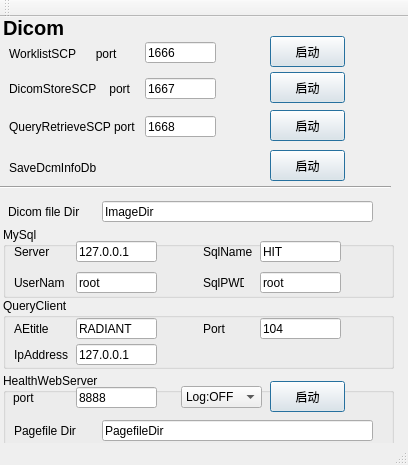
<?xml version="1.0" encoding="UTF-8"?>
<ui version="4.0">
 <class>HMainWindow</class>
 <widget class="QMainWindow" name="HMainWindow">
  <property name="geometry">
   <rect>
    <x>0</x>
    <y>0</y>
    <width>408</width>
    <height>465</height>
   </rect>
  </property>
  <property name="windowTitle">
   <string>HMainWindow</string>
  </property>
  <widget class="QWidget" name="centralWidget">
   <widget class="QLabel" name="label_wlm">
    <property name="geometry">
     <rect>
      <x>9</x>
      <y>27</y>
      <width>131</width>
      <height>20</height>
     </rect>
    </property>
    <property name="text">
     <string>WorklistSCP      port</string>
    </property>
   </widget>
   <widget class="QLabel" name="label_store">
    <property name="geometry">
     <rect>
      <x>9</x>
      <y>62</y>
      <width>131</width>
      <height>20</height>
     </rect>
    </property>
    <property name="text">
     <string>DicomStoreSCP    port</string>
    </property>
   </widget>
   <widget class="QPushButton" name="Dcm2DB">
    <property name="geometry">
     <rect>
      <x>270</x>
      <y>133</y>
      <width>75</width>
      <height>31</height>
     </rect>
    </property>
    <property name="toolTip">
     <string>&lt;html&gt;&lt;head/&gt;&lt;body&gt;&lt;p&gt;manage dicom info to mysql&lt;/p&gt;&lt;/body&gt;&lt;/html&gt;</string>
    </property>
    <property name="text">
     <string>启动</string>
    </property>
    <property name="default">
     <bool>true</bool>
    </property>
    <property name="flat">
     <bool>false</bool>
    </property>
   </widget>
   <widget class="QLabel" name="label_qrscp_2">
    <property name="geometry">
     <rect>
      <x>8</x>
      <y>185</y>
      <width>91</width>
      <height>20</height>
     </rect>
    </property>
    <property name="text">
     <string>Dicom file Dir</string>
    </property>
   </widget>
   <widget class="QPushButton" name="StoreSCP">
    <property name="geometry">
     <rect>
      <x>270</x>
      <y>55</y>
      <width>75</width>
      <height>31</height>
     </rect>
    </property>
    <property name="toolTip">
     <string>&lt;html&gt;&lt;head/&gt;&lt;body&gt;&lt;p&gt;run store scp&lt;/p&gt;&lt;/body&gt;&lt;/html&gt;</string>
    </property>
    <property name="text">
     <string>启动</string>
    </property>
    <property name="default">
     <bool>true</bool>
    </property>
    <property name="flat">
     <bool>false</bool>
    </property>
   </widget>
   <widget class="QLabel" name="label_Dcm2Db">
    <property name="geometry">
     <rect>
      <x>9</x>
      <y>141</y>
      <width>131</width>
      <height>20</height>
     </rect>
    </property>
    <property name="text">
     <string>SaveDcmInfoDb</string>
    </property>
   </widget>
   <widget class="QPushButton" name="WLMSCP">
    <property name="geometry">
     <rect>
      <x>270</x>
      <y>19</y>
      <width>75</width>
      <height>31</height>
     </rect>
    </property>
    <property name="toolTip">
     <string>&lt;html&gt;&lt;head/&gt;&lt;body&gt;&lt;p&gt;run worklist scp&lt;/p&gt;&lt;/body&gt;&lt;/html&gt;</string>
    </property>
    <property name="text">
     <string>启动</string>
    </property>
    <property name="default">
     <bool>true</bool>
    </property>
    <property name="flat">
     <bool>false</bool>
    </property>
   </widget>
   <widget class="QLineEdit" name="port_wlm">
    <property name="geometry">
     <rect>
      <x>145</x>
      <y>25</y>
      <width>71</width>
      <height>21</height>
     </rect>
    </property>
    <property name="layoutDirection">
     <enum>Qt::LeftToRight</enum>
    </property>
    <property name="text">
     <string>1666</string>
    </property>
   </widget>
   <widget class="QLineEdit" name="port_store">
    <property name="geometry">
     <rect>
      <x>145</x>
      <y>61</y>
      <width>71</width>
      <height>21</height>
     </rect>
    </property>
    <property name="layoutDirection">
     <enum>Qt::LeftToRight</enum>
    </property>
    <property name="text">
     <string>1667</string>
    </property>
   </widget>
   <widget class="QLineEdit" name="port_qr">
    <property name="geometry">
     <rect>
      <x>145</x>
      <y>99</y>
      <width>71</width>
      <height>21</height>
     </rect>
    </property>
    <property name="layoutDirection">
     <enum>Qt::LeftToRight</enum>
    </property>
    <property name="text">
     <string>1668</string>
    </property>
   </widget>
   <widget class="QLabel" name="label_UI">
    <property name="geometry">
     <rect>
      <x>3</x>
      <y>0</y>
      <width>61</width>
      <height>21</height>
     </rect>
    </property>
    <property name="font">
     <font>
      <family>MS Sans Serif</family>
      <pointsize>15</pointsize>
      <weight>75</weight>
      <bold>true</bold>
     </font>
    </property>
    <property name="text">
     <string>Dicom</string>
    </property>
   </widget>
   <widget class="QPushButton" name="QRSCP">
    <property name="geometry">
     <rect>
      <x>270</x>
      <y>93</y>
      <width>75</width>
      <height>31</height>
     </rect>
    </property>
    <property name="toolTip">
     <string>&lt;html&gt;&lt;head/&gt;&lt;body&gt;&lt;p&gt;run queryRe scp&lt;/p&gt;&lt;/body&gt;&lt;/html&gt;</string>
    </property>
    <property name="text">
     <string>启动</string>
    </property>
    <property name="default">
     <bool>true</bool>
    </property>
    <property name="flat">
     <bool>false</bool>
    </property>
   </widget>
   <widget class="QLabel" name="label_qrscp">
    <property name="geometry">
     <rect>
      <x>9</x>
      <y>100</y>
      <width>131</width>
      <height>20</height>
     </rect>
    </property>
    <property name="text">
     <string>QueryRetrieveSCP port</string>
    </property>
   </widget>
   <widget class="QLineEdit" name="Dir_Store">
    <property name="geometry">
     <rect>
      <x>102</x>
      <y>184</y>
      <width>271</width>
      <height>21</height>
     </rect>
    </property>
    <property name="layoutDirection">
     <enum>Qt::LeftToRight</enum>
    </property>
    <property name="text">
     <string>ImageDir</string>
    </property>
   </widget>
   <widget class="QLabel" name="mysqlServer">
    <property name="geometry">
     <rect>
      <x>14</x>
      <y>227</y>
      <width>51</width>
      <height>16</height>
     </rect>
    </property>
    <property name="text">
     <string>Server</string>
    </property>
   </widget>
   <widget class="QLineEdit" name="mysqlServerValue">
    <property name="geometry">
     <rect>
      <x>76</x>
      <y>224</y>
      <width>81</width>
      <height>21</height>
     </rect>
    </property>
    <property name="layoutDirection">
     <enum>Qt::LeftToRight</enum>
    </property>
    <property name="text">
     <string>127.0.0.1</string>
    </property>
   </widget>
   <widget class="QLineEdit" name="mysqldbNameValue">
    <property name="geometry">
     <rect>
      <x>260</x>
      <y>224</y>
      <width>81</width>
      <height>21</height>
     </rect>
    </property>
    <property name="layoutDirection">
     <enum>Qt::LeftToRight</enum>
    </property>
    <property name="text">
     <string>HIT</string>
    </property>
   </widget>
   <widget class="QLabel" name="MySqldbName">
    <property name="geometry">
     <rect>
      <x>203</x>
      <y>227</y>
      <width>51</width>
      <height>16</height>
     </rect>
    </property>
    <property name="text">
     <string>SqlName</string>
    </property>
   </widget>
   <widget class="QLineEdit" name="mysqlUserNameValue">
    <property name="geometry">
     <rect>
      <x>76</x>
      <y>255</y>
      <width>81</width>
      <height>21</height>
     </rect>
    </property>
    <property name="layoutDirection">
     <enum>Qt::LeftToRight</enum>
    </property>
    <property name="text">
     <string>root</string>
    </property>
   </widget>
   <widget class="QLabel" name="mysqlUserName">
    <property name="geometry">
     <rect>
      <x>14</x>
      <y>258</y>
      <width>51</width>
      <height>16</height>
     </rect>
    </property>
    <property name="text">
     <string>UserName</string>
    </property>
   </widget>
   <widget class="QLabel" name="mysqlPWD">
    <property name="geometry">
     <rect>
      <x>203</x>
      <y>258</y>
      <width>41</width>
      <height>16</height>
     </rect>
    </property>
    <property name="text">
     <string>SqlPWD</string>
    </property>
   </widget>
   <widget class="QLineEdit" name="mysqlPWDValue">
    <property name="geometry">
     <rect>
      <x>260</x>
      <y>255</y>
      <width>81</width>
      <height>21</height>
     </rect>
    </property>
    <property name="layoutDirection">
     <enum>Qt::LeftToRight</enum>
    </property>
    <property name="text">
     <string>root</string>
    </property>
   </widget>
   <widget class="QLineEdit" name="AEtitle">
    <property name="geometry">
     <rect>
      <x>76</x>
      <y>301</y>
      <width>81</width>
      <height>21</height>
     </rect>
    </property>
    <property name="layoutDirection">
     <enum>Qt::LeftToRight</enum>
    </property>
    <property name="text">
     <string>RADIANT</string>
    </property>
   </widget>
   <widget class="QLabel" name="mysqlServer_2">
    <property name="geometry">
     <rect>
      <x>14</x>
      <y>304</y>
      <width>51</width>
      <height>16</height>
     </rect>
    </property>
    <property name="text">
     <string>AEtitle</string>
    </property>
   </widget>
   <widget class="QLabel" name="clientPort">
    <property name="geometry">
     <rect>
      <x>203</x>
      <y>304</y>
      <width>31</width>
      <height>16</height>
     </rect>
    </property>
    <property name="text">
     <string>Port</string>
    </property>
   </widget>
   <widget class="QLineEdit" name="clientPortValue">
    <property name="geometry">
     <rect>
      <x>260</x>
      <y>301</y>
      <width>81</width>
      <height>21</height>
     </rect>
    </property>
    <property name="layoutDirection">
     <enum>Qt::LeftToRight</enum>
    </property>
    <property name="text">
     <string>104</string>
    </property>
   </widget>
   <widget class="QLabel" name="IpAddress">
    <property name="geometry">
     <rect>
      <x>14</x>
      <y>330</y>
      <width>61</width>
      <height>16</height>
     </rect>
    </property>
    <property name="text">
     <string>IpAddress</string>
    </property>
   </widget>
   <widget class="QLineEdit" name="IpAddressValue">
    <property name="geometry">
     <rect>
      <x>76</x>
      <y>327</y>
      <width>81</width>
      <height>21</height>
     </rect>
    </property>
    <property name="layoutDirection">
     <enum>Qt::LeftToRight</enum>
    </property>
    <property name="text">
     <string>127.0.0.1</string>
    </property>
   </widget>
   <widget class="QLabel" name="label_webserver">
    <property name="geometry">
     <rect>
      <x>13</x>
      <y>371</y>
      <width>71</width>
      <height>20</height>
     </rect>
    </property>
    <property name="text">
     <string>port</string>
    </property>
   </widget>
   <widget class="QLineEdit" name="port_webserver">
    <property name="geometry">
     <rect>
      <x>76</x>
      <y>370</y>
      <width>81</width>
      <height>21</height>
     </rect>
    </property>
    <property name="layoutDirection">
     <enum>Qt::LeftToRight</enum>
    </property>
    <property name="text">
     <string>8888</string>
    </property>
   </widget>
   <widget class="QPushButton" name="WebServer">
    <property name="geometry">
     <rect>
      <x>270</x>
      <y>364</y>
      <width>75</width>
      <height>31</height>
     </rect>
    </property>
    <property name="toolTip">
     <string>&lt;html&gt;&lt;head/&gt;&lt;body&gt;&lt;p&gt;run webserver&lt;/p&gt;&lt;/body&gt;&lt;/html&gt;</string>
    </property>
    <property name="text">
     <string>启动</string>
    </property>
    <property name="default">
     <bool>true</bool>
    </property>
    <property name="flat">
     <bool>false</bool>
    </property>
   </widget>
   <widget class="Line" name="line_2">
    <property name="geometry">
     <rect>
      <x>0</x>
      <y>162</y>
      <width>391</width>
      <height>16</height>
     </rect>
    </property>
    <property name="orientation">
     <enum>Qt::Horizontal</enum>
    </property>
   </widget>
   <widget class="QLabel" name="label_PagefileDir">
    <property name="geometry">
     <rect>
      <x>14</x>
      <y>404</y>
      <width>81</width>
      <height>20</height>
     </rect>
    </property>
    <property name="text">
     <string>Pagefile Dir</string>
    </property>
   </widget>
   <widget class="QLineEdit" name="Dir_Pagefile">
    <property name="geometry">
     <rect>
      <x>102</x>
      <y>403</y>
      <width>271</width>
      <height>21</height>
     </rect>
    </property>
    <property name="layoutDirection">
     <enum>Qt::LeftToRight</enum>
    </property>
    <property name="text">
     <string>PagefileDir</string>
    </property>
   </widget>
   <widget class="QGroupBox" name="groupBox">
    <property name="geometry">
     <rect>
      <x>3</x>
      <y>281</y>
      <width>391</width>
      <height>71</height>
     </rect>
    </property>
    <property name="title">
     <string>QueryClient</string>
    </property>
   </widget>
   <widget class="QGroupBox" name="groupBox_2">
    <property name="geometry">
     <rect>
      <x>3</x>
      <y>356</y>
      <width>391</width>
      <height>81</height>
     </rect>
    </property>
    <property name="title">
     <string>HealthWebServer</string>
    </property>
    <widget class="QComboBox" name="comLevel">
     <property name="geometry">
      <rect>
       <x>178</x>
       <y>13</y>
       <width>81</width>
       <height>22</height>
      </rect>
     </property>
     <property name="currentIndex">
      <number>4</number>
     </property>
     <item>
      <property name="text">
       <string>Log:INFO</string>
      </property>
     </item>
     <item>
      <property name="text">
       <string>Log:WARN</string>
      </property>
     </item>
     <item>
      <property name="text">
       <string>Log:ERROR</string>
      </property>
     </item>
     <item>
      <property name="text">
       <string>Log:FATAL</string>
      </property>
     </item>
     <item>
      <property name="text">
       <string>Log:OFF</string>
      </property>
     </item>
    </widget>
   </widget>
   <widget class="QGroupBox" name="groupBox_3">
    <property name="geometry">
     <rect>
      <x>3</x>
      <y>210</y>
      <width>391</width>
      <height>71</height>
     </rect>
    </property>
    <property name="title">
     <string>MySql</string>
    </property>
   </widget>
   <zorder>groupBox_2</zorder>
   <zorder>groupBox_3</zorder>
   <zorder>groupBox</zorder>
   <zorder>label_wlm</zorder>
   <zorder>label_store</zorder>
   <zorder>Dcm2DB</zorder>
   <zorder>label_qrscp_2</zorder>
   <zorder>StoreSCP</zorder>
   <zorder>label_Dcm2Db</zorder>
   <zorder>WLMSCP</zorder>
   <zorder>port_wlm</zorder>
   <zorder>port_store</zorder>
   <zorder>port_qr</zorder>
   <zorder>label_UI</zorder>
   <zorder>QRSCP</zorder>
   <zorder>label_qrscp</zorder>
   <zorder>Dir_Store</zorder>
   <zorder>mysqlServer</zorder>
   <zorder>mysqlServerValue</zorder>
   <zorder>mysqldbNameValue</zorder>
   <zorder>MySqldbName</zorder>
   <zorder>mysqlUserNameValue</zorder>
   <zorder>mysqlUserName</zorder>
   <zorder>mysqlPWD</zorder>
   <zorder>mysqlPWDValue</zorder>
   <zorder>AEtitle</zorder>
   <zorder>mysqlServer_2</zorder>
   <zorder>clientPort</zorder>
   <zorder>clientPortValue</zorder>
   <zorder>IpAddress</zorder>
   <zorder>IpAddressValue</zorder>
   <zorder>label_webserver</zorder>
   <zorder>port_webserver</zorder>
   <zorder>WebServer</zorder>
   <zorder>line_2</zorder>
   <zorder>label_PagefileDir</zorder>
   <zorder>Dir_Pagefile</zorder>
  </widget>
  <widget class="QToolBar" name="mainToolBar">
   <attribute name="toolBarArea">
    <enum>TopToolBarArea</enum>
   </attribute>
   <attribute name="toolBarBreak">
    <bool>false</bool>
   </attribute>
  </widget>
  <widget class="QStatusBar" name="statusBar"/>
 </widget>
 <layoutdefault spacing="6" margin="11"/>
 <resources/>
 <connections/>
</ui>
